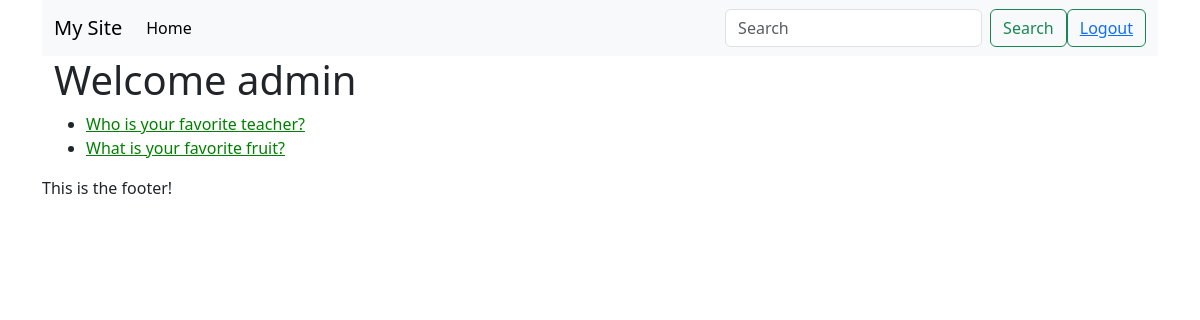
The page /polls/ (signed in) on the database its author committed.
### polls/models.py (models this page shows)
class Question(models.Model):
    question_text = models.CharField(max_length=200)
    pub_date = models.DateTimeField('date published')

### polls/views.py (the view)
# urls.py: path('', views.IndexView.as_view(), name='index'),
class IndexView(ListView):
    template_name = 'polls/index.html'
    context_object_name = 'latest_question_list'
    def get_queryset(self):
        return Question.objects.order_by('-pub_date')[:5]

### polls/templates/polls/index.html (shortened to what this page needs)
{% extends 'base.html' %}
{% load static %}
{% block content %}
<div class="container">
    {% if request.user.is_authenticated %}
    <h1>Welcome {{ user.username }} </h1>
        {% if latest_question_list %}
            <ul>
            {% for question in latest_question_list %}
                <li><a href="{% url 'polls:detail' question.id %}">{{ question.question_text }}</a></li>
            {% endfor %}
            </ul>
        {% else %}
        <div class="container">
            <p>No polls are available.</p>
        </div>
        {% endif %}
    {% endif %}
</div>
{% endblock content %}

### polls/static/polls/css/style.css (style rules this page uses)
li a { color: green; }
body { background: white; }

### rows shown on the page
Question: question_text "Who is your favorite teacher?"
Question: question_text "What is your favorite fruit?"

### other values the page prints
{{ user.username }} "admin"
